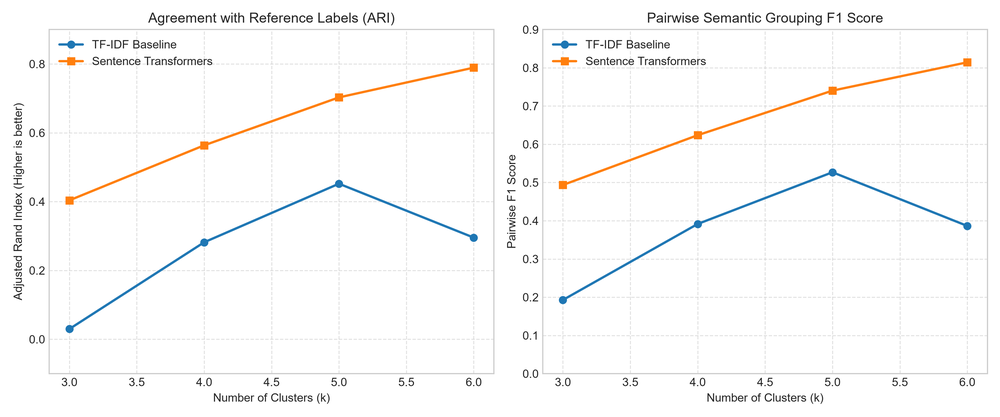
#> input picture results/metrics_comparison.png, 1000 x 417 px, shrunk from 3600 x 1500 before the run
$ python generate_poster.py
#> lines starting #> are read from the running program, lines starting #| are printed output that depends on the picture
"""A5 Academic Poster Generator for Phase 6 Capstone Delivery.

Renders a publication-ready single-page A5 poster (148 mm x 210 mm = 5.827 x 8.268 inches)
using Matplotlib and Pillow. Generates:
- docs/capstone_poster.pdf (Vector / printable PDF)
- docs/capstone_poster.png (High-resolution 300 DPI raster preview)
"""

from __future__ import annotations

import sys
from pathlib import Path

import matplotlib.patches as patches
import matplotlib.pyplot as plt
from PIL import Image

PROJECT_ROOT = Path(__file__).resolve().parent.parent
DOCS_DIR = PROJECT_ROOT / "docs"
RESULTS_DIR = PROJECT_ROOT / "results"
DOCS_DIR.mkdir(parents=True, exist_ok=True)


def generate_a5_poster() -> tuple[Path, Path]:
    # Exact A5 dimensions: 148 mm x 210 mm = 5.827 x 8.268 inches
    width_in = 5.827
    height_in = 8.268
    dpi = 300

    fig = plt.figure(figsize=(width_in, height_in), dpi=dpi)
    ax = fig.add_axes([0, 0, 1, 1])
    ax.set_xlim(0, 100)
    ax.set_ylim(0, 100)
    ax.axis("off")

    # Colors
    c_bg = "#F8FAFC"        # Slate 50
    c_navy = "#0F172A"      # Slate 900
    c_blue = "#1E40AF"      # Blue 800
    c_accent = "#2563EB"    # Blue 600
    c_card_bg = "#FFFFFF"
    c_card_border = "#CBD5E1"
    c_text_dark = "#1E293B"
    c_text_muted = "#475569"
    c_green = "#166534"
    c_orange = "#C2410C"

    # Background
    bg_rect = patches.Rectangle((0, 0), 100, 100, facecolor=c_bg, edgecolor="none")
    ax.add_patch(bg_rect)

    # 1. Header Banner
    header_rect = patches.Rectangle((0, 88.5), 100, 11.5, facecolor=c_navy, edgecolor="none")
    ax.add_patch(header_rect)

    ax.text(
        50, 96.8, "AI PRODUCT INTELLIGENCE & FEEDBACK ANALYZER",
        ha="center", va="center", fontsize=11, fontweight="bold", color="#93C5FD", family="sans-serif"
    )
    ax.text(
        50, 93.4, "Empirical Evaluation: Sparse N-Gram (TF-IDF) vs. Dense Semantic (MiniLM) Clustering",
        ha="center", va="center", fontsize=8.2, fontweight="bold", color="#FFFFFF", family="sans-serif"
    )
    ax.text(
        50, 90.3, "Candidate: Project Candidate [Placeholder]  |  Faculty of Computer Science & Software Engineering  |  Advisor: Faculty Mentor [Placeholder]",
        ha="center", va="center", fontsize=6.2, color="#CBD5E1", family="sans-serif"
    )

    # Helper function for section cards
    def draw_card(x, y, w, h, title="", header_color=c_accent):
        card = patches.FancyBboxPatch(
            (x, y), w, h, boxstyle="round,pad=0.4,rounding_size=1.2",
            facecolor=c_card_bg, edgecolor=c_card_border, linewidth=0.8
        )
        ax.add_patch(card)
        if title:
            ax.text(
                x + 1.2, y + h - 2.2, title.upper(),
                fontsize=7.2, fontweight="bold", color=header_color, family="sans-serif"
            )
            # Accent underline
            ax.plot([x + 1.2, x + w - 1.2], [y + h - 3.0, y + h - 3.0], color=c_card_border, linewidth=0.5)

    # ----------------------------------------------------
    # LEFT COLUMN (x: 2.5 to 48.5)
    # ----------------------------------------------------

    # Card 1: Problem & Motivation (y: 69 to 87)
    draw_card(2.5, 69.0, 46.5, 18.2, "1. Problem & Research Question")
    ax.text(
        3.5, 82.5,
        "• Unstructured Voice-of-Customer: SaaS platforms receive\n"
        "  thousands of tickets, reviews, and bug reports weekly.\n"
        "• Vocabulary Mismatch: Customers use colloquial terms\n"
        "  ('freezes on export' vs 'application shutdown during download').\n"
        "• Research Question: Does sentence-embedding-based clustering\n"
        "  group differently worded product feedback more usefully than\n"
        "  a traditional TF-IDF-based approach?",
        fontsize=5.9, color=c_text_dark, linespacing=1.35, family="sans-serif"
    )
    # Highlight box for RQ
    rq_box = patches.FancyBboxPatch(
        (3.5, 69.8), 44.5, 3.8, boxstyle="round,pad=0.2,rounding_size=0.6",
        facecolor="#EFF6FF", edgecolor="#BFDBFE", linewidth=0.6
    )
    ax.add_patch(rq_box)
    ax.text(
        25.7, 71.7, "Hypothesis: Dense continuous geometry prevents ticket fragmentation\nwithout requiring expensive commercial cloud LLM APIs.",
        ha="center", va="center", fontsize=5.3, fontweight="bold", color=c_blue, family="sans-serif"
    )

    # Card 2: System Architecture & Workflow (y: 44 to 67.5)
    draw_card(2.5, 44.0, 46.5, 23.8, "2. System Architecture & Workflow")
    ax.text(
        3.5, 63.8,
        "A 4-tier modular pipeline with strict evaluation label isolation:\n"
        "1. Ingestion: Multi-channel input, deduplication, URL context extraction.\n"
        "2. Parallel Vectorization: TF-IDF (1-2 n-grams) vs. MiniLM (384-dim).\n"
        "3. K-Means++ Clustering: Partitioning across k in [3, 4, 5, 6].\n"
        "4. Decision Support: Negative Impact Score, rules & quote grounding.",
        fontsize=5.8, color=c_text_dark, linespacing=1.3, family="sans-serif"
    )
    # Workflow mini-diagram boxes
    steps = [("Ingest & Clean", 3.5), ("Dual Vectors", 14.8), ("K-Means++", 26.1), ("Action Cards", 37.4)]
    for name, sx in steps:
        sbox = patches.FancyBboxPatch((sx, 45.2), 9.8, 4.2, boxstyle="round,pad=0.2,rounding_size=0.5",
                                      facecolor="#F1F5F9", edgecolor="#94A3B8", linewidth=0.6)
        ax.add_patch(sbox)
        ax.text(sx + 4.9, 47.3, name, ha="center", va="center", fontsize=5.2, fontweight="bold", color=c_navy)

    # Card 3: Methodology & Experimental Controls (y: 20 to 42.8)
    draw_card(2.5, 20.0, 46.5, 22.8, "3. Rigorous Experimental Setup")
    ax.text(
        3.5, 39.0,
        "• Controlled Benchmark: Identical feedback records (N=20)\n"
        "  evaluated across 12 configurations (k in [3..6], seeds: 42, 100, 2024).\n"
        "• Strict Label Isolation: 'evaluation_labels.csv' kept physically\n"
        "  separate; zero label leakage into vectorizers or clustering.\n"
        "• Multi-Metric Harness:\n"
        "  - External Agreement: Adjusted Rand Index (ARI) & NMI vs. 10 themes.\n"
        "  - Pairwise Grouping: Precision, Recall, F1 over 190 record pairs.\n"
        "  - Computational Latency: Sub-millisecond timing on CPU.\n"
        "• Clean Install Verification: 10 automated health checks passed.",
        fontsize=5.8, color=c_text_dark, linespacing=1.3, family="sans-serif"
    )

    # Card 4: Decision Support & Explainability (y: 1.5 to 18.8)
    draw_card(2.5, 1.5, 46.5, 17.3, "4. Evidence-Grounded Decision Support")
    ax.text(
        3.5, 15.0,
        "• Negative Impact Score = Size * (5 - Avg Rating) * Bug Ratio.\n"
        "  Prioritizes widespread technical regressions over cosmetic feedback.\n"
        "• Traceable Explainability: Centroid distance distributions and\n"
        "  verbatim representative quotes anchor every recommended action.\n"
        "• Persistence: Fully local SQLite database for history & auditing.",
        fontsize=5.7, color=c_text_dark, linespacing=1.3, family="sans-serif"
    )

    # ----------------------------------------------------
    # RIGHT COLUMN (x: 51.0 to 97.5)
    # ----------------------------------------------------

    # Card 5: Empirical Benchmark Results (y: 53 to 87)
    draw_card(51.0, 53.0, 46.5, 34.2, "5. Controlled Experimental Results")
    ax.text(
        52.0, 83.5,
        "Averaged across 12 runs (Seeds: 42, 100, 2024 | k in [3, 4, 5, 6]):",
        fontsize=5.8, fontweight="bold", color=c_text_dark, family="sans-serif"
    )

    # Table of Results
    headers = ["Model", "Mean ARI", "Pairwise F1", "Latency"]
    rows = [
        ["TF-IDF + K-Means", "0.2647", "0.3744", "64.4 ms"],
        ["Sentence Transformers", "0.6149", "0.6680", "62.8 ms*"]
    ]
    ty = 78.5
    for c_idx, h in enumerate(headers):
        ax.text(52.5 + c_idx * 11.0, ty, h, fontsize=5.6, fontweight="bold", color=c_navy)
    ax.plot([52.0, 96.0], [ty - 1.2, ty - 1.2], color="#94A3B8", linewidth=0.6)

    for r_idx, row in enumerate(rows):
        r_y = ty - 4.0 - (r_idx * 3.4)
        bg_col = "#EFF6FF" if r_idx == 1 else "#FFFFFF"
        tbox = patches.Rectangle((51.8, r_y - 1.0), 44.8, 3.2, facecolor=bg_col, edgecolor="none")
        ax.add_patch(tbox)
        for c_idx, val in enumerate(row):
            weight = "bold" if r_idx == 1 else "normal"
            col = c_blue if r_idx == 1 else c_text_dark
            ax.text(52.5 + c_idx * 11.0, r_y, val, fontsize=5.5, fontweight=weight, color=col)

    ax.text(
        52.0, 67.5,
        "*Note: MiniLM warmed inference is 62.8 ms (initial cold-start: 19.6s).\n"
        "Key Finding: Sentence Transformers achieved +132% higher ARI and\n"
        "perfect 1.0 Pairwise Recall (19/19 pairs), uniting differently worded items.",
        fontsize=5.3, color=c_text_muted, linespacing=1.2, family="sans-serif"
    )

    # Mini Chart Inset (from results/metrics_comparison.png)
    chart_path = RESULTS_DIR / "metrics_comparison.png"
    if chart_path.is_file():
        img = Image.open(chart_path)
#> img is the input picture: PIL image 1000x417 RGBA; mean R, G, B, A 249.8, 249.6, 249.3, 255
        # Add image to axis
        ax_inset = fig.add_axes([0.53, 0.54, 0.43, 0.12])
        ax_inset.imshow(img)
        ax_inset.axis("off")

    # Card 6: Qualitative Case Study & Error Analysis (y: 28 to 51.8)
    draw_card(51.0, 28.0, 46.5, 23.8, "6. Qualitative Error Analysis")
    ax.text(
        52.0, 48.0,
        "Paraphrase Grouping Case Study (Search Latency):\n"
        "• FB08: 'Searching customer records takes over 30 seconds.'\n"
        "• FB09: 'Search functionality is painfully sluggish on larger lists.'\n"
        "  - TF-IDF Result: Split into Cluster 3 & Cluster 2 (catch-all).\n"
        "  - MiniLM Result: Correctly united into Cluster 0 (purity 1.0).\n\n"
        "The TF-IDF Catch-All Problem:\n"
        "• At k=4, TF-IDF Cluster 2 absorbed 11/20 records (55%), mixing\n"
        "  auth timeouts, 404 bugs, and dark mode due to vector orthogonality.",
        fontsize=5.6, color=c_text_dark, linespacing=1.25, family="sans-serif"
    )

    # Card 7: Threats to Validity & Conclusion (y: 1.5 to 26.8)
    draw_card(51.0, 1.5, 46.5, 25.3, "7. Threats to Validity & Conclusion")
    ax.text(
        52.0, 23.0,
        "• Threats to Validity:\n"
        "  - Synthetic dataset (N=20) designed for paraphrase evaluation;\n"
        "    empirical replication on large customer telemetry is needed.\n"
        "  - MiniLM groups by topic, not sentiment (speed praise + bug).\n"
        "• Conclusion:\n"
        "  - Dense embeddings definitively resolve vocabulary mismatch.\n"
        "  - TF-IDF remains an essential baseline for sub-100ms triage\n"
        "    and isolating rare keyword outliers (billing issues).\n"
        "  - Optimal enterprise architecture is hybrid.",
        fontsize=5.5, color=c_text_dark, linespacing=1.25, family="sans-serif"
    )
    # References
    ax.text(
        52.0, 3.8,
        "Refs: Reimers & Gurevych (EMNLP 2019); Salton & Buckley (1988);\n"
        "MacQueen (1967); Hubert & Arabie (1985). Zero paid cloud APIs.",
        fontsize=4.9, color=c_text_muted, family="sans-serif"
    )

    # Save PDF and PNG
    pdf_out = DOCS_DIR / "capstone_poster.pdf"
    png_out = DOCS_DIR / "capstone_poster.png"

    plt.savefig(pdf_out, format="pdf", dpi=dpi, bbox_inches=None, pad_inches=0)
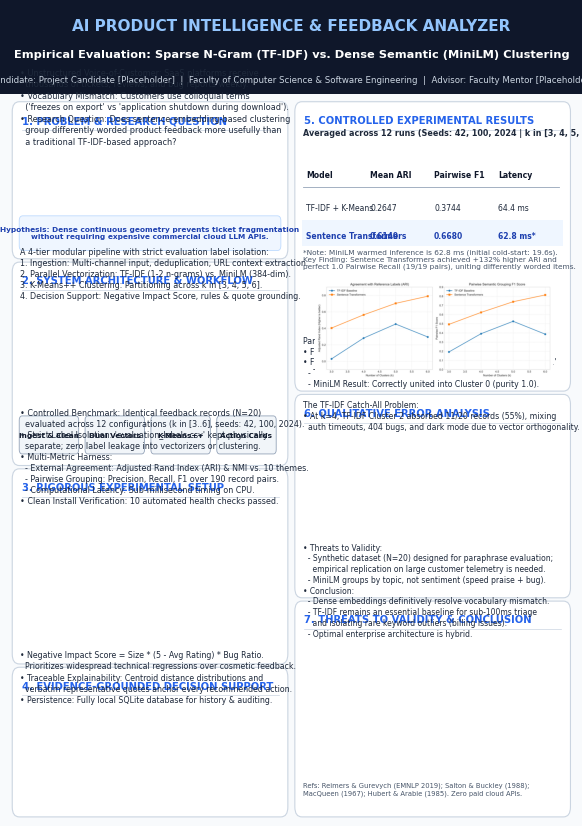
#> figure drawn by matplotlib, 2 panels
    plt.savefig(png_out, format="png", dpi=dpi, bbox_inches=None, pad_inches=0)
    plt.close()

    print(f"Poster successfully generated:\n- PDF: {pdf_out}\n- PNG: {png_out}")
    return pdf_out, png_out


if __name__ == "__main__":
    generate_a5_poster()
